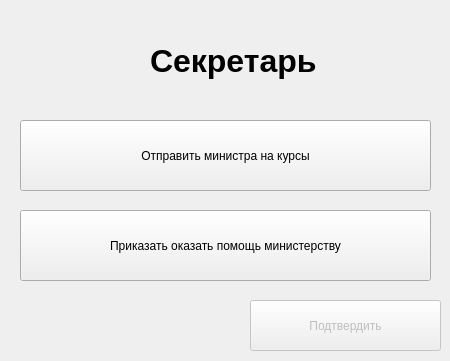
<?xml version="1.0" encoding="UTF-8"?>
<ui version="4.0">
 <class>Secretary</class>
 <widget class="QDialog" name="Secretary">
  <property name="geometry">
   <rect>
    <x>0</x>
    <y>0</y>
    <width>450</width>
    <height>361</height>
   </rect>
  </property>
  <property name="windowTitle">
   <string>Секретарь</string>
  </property>
  <widget class="QPushButton" name="approveButton">
   <property name="enabled">
    <bool>false</bool>
   </property>
   <property name="geometry">
    <rect>
     <x>250</x>
     <y>300</y>
     <width>191</width>
     <height>51</height>
    </rect>
   </property>
   <property name="text">
    <string>Подтвердить</string>
   </property>
  </widget>
  <widget class="QPushButton" name="incLevelButton">
   <property name="geometry">
    <rect>
     <x>20</x>
     <y>120</y>
     <width>411</width>
     <height>71</height>
    </rect>
   </property>
   <property name="text">
    <string>Отправить министра на курсы</string>
   </property>
  </widget>
  <widget class="QPushButton" name="helpButton">
   <property name="geometry">
    <rect>
     <x>20</x>
     <y>210</y>
     <width>411</width>
     <height>71</height>
    </rect>
   </property>
   <property name="text">
    <string>Приказать оказать помощь министерству</string>
   </property>
  </widget>
  <widget class="QLabel" name="label">
   <property name="geometry">
    <rect>
     <x>20</x>
     <y>10</y>
     <width>111</width>
     <height>101</height>
    </rect>
   </property>
   <property name="text">
    <string>&lt;html&gt;&lt;head/&gt;&lt;body&gt;&lt;p&gt;&lt;img src=&quot;:/gerb.png&quot;/&gt;&lt;/p&gt;&lt;/body&gt;&lt;/html&gt;</string>
   </property>
  </widget>
  <widget class="QLabel" name="label_2">
   <property name="geometry">
    <rect>
     <x>150</x>
     <y>40</y>
     <width>311</width>
     <height>41</height>
    </rect>
   </property>
   <property name="font">
    <font>
     <pointsize>24</pointsize>
     <weight>75</weight>
     <bold>true</bold>
    </font>
   </property>
   <property name="text">
    <string>Секретарь</string>
   </property>
  </widget>
 </widget>
 <resources/>
 <connections/>
</ui>
